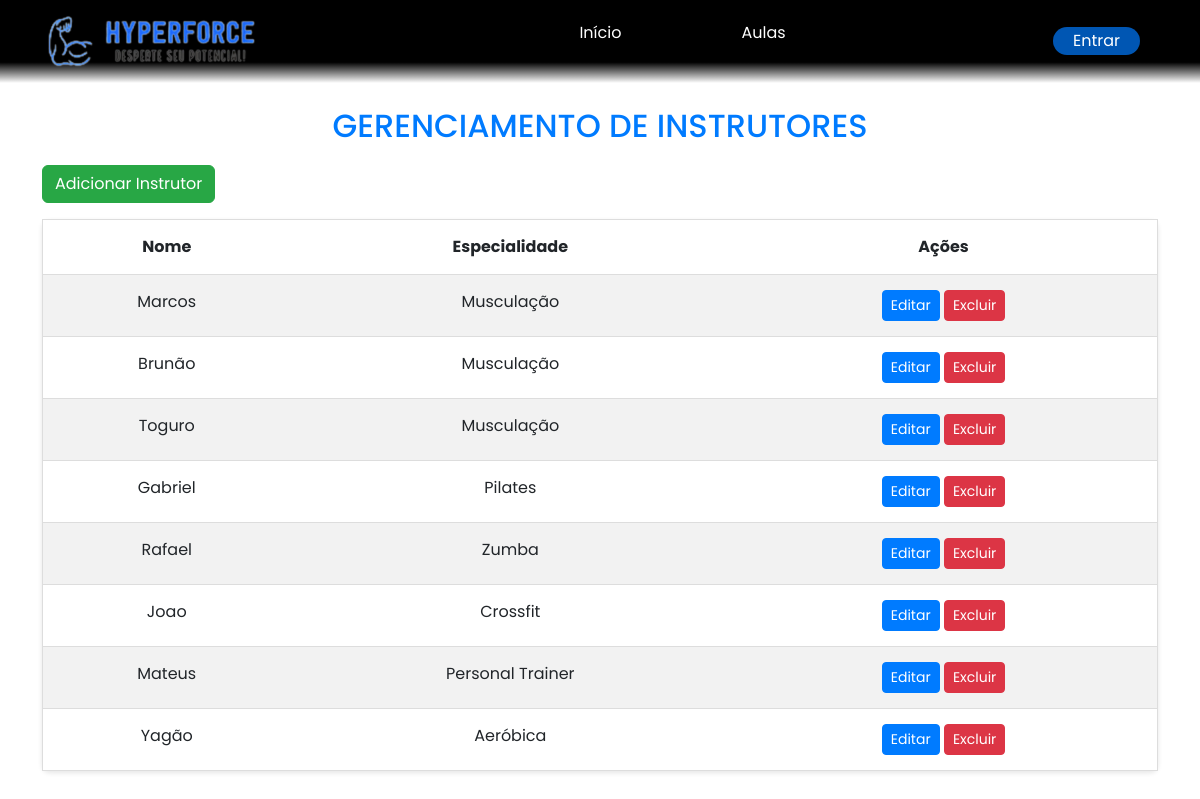
/php/instrutor.php, run on the app's committed database.
### tables this page shows
CREATE TABLE `instrutor` (
  `instrutor_cod` int(11) NOT NULL,
  `instrutor_nome` varchar(100) NOT NULL,
  `instrutor_email` varchar(255) NOT NULL,
  `instrutor_cpf` varchar(255) NOT NULL,
  `instrutor_endereco` varchar(255) NOT NULL,
  `instrutor_telefone` int(255) NOT NULL,
  `instrutor_nasc` date NOT NULL,
  `instrutor_senha` varchar(255) NOT NULL,
  `instrutor_especialidade` enum('Yoga','Musculação','Crossfit','Zumba','Aeróbica','Pilates','Personal Trainer') NOT NULL
);

### php/instrutor.php (the view, shortened to what this page needs)
<?php
include('config.php');
$sql = "SELECT * FROM instrutor";
$result = $conexao->query($sql);
?>
<!DOCTYPE html>
<html lang="pt-BR">
<head>
    <link rel="stylesheet" href="../css/instrutor.css">
    <link href="https://cdn.jsdelivr.net/npm/bootstrap@5.3.0-alpha1/dist/css/bootstrap.min.css" rel="stylesheet">
</head>
<header>
    <nav class="navbar">
        <a href="home.php"><img src="../img/logo_2.png" alt="" class="logo"></a>
        <ul>
            <li><a href="home.php">Início</a></li>
            <?php if (!isset($_SESSION['tipo_sessao'])): ?>
                <li><a href="aulas.php">Aulas</a></li>
            <?php endif; ?>
        </ul>
        <?php if (isset($_SESSION['nome_sessao'])): ?>
            <div class="usuario">
                <a href="#" id="nome_usuario">Olá, <?= htmlspecialchars($_SESSION['nome_sessao']) ?></a>
                <img id="logout" src="../img/logout.png" alt="Sair">
            </div>
        <?php else: ?>
            <a href="login.php" id="entrar">Entrar</a>
        <?php endif; ?>
    </nav>
</header>
<body>
    <div class="container mt-4">
        <h2 class="text-center">GERENCIAMENTO DE INSTRUTORES</h2>
        <button class="btn btn-success mb-3" data-bs-toggle="modal" data-bs-target="#modalAdicionarInstrutor">Adicionar Instrutor</button>
        <table class="table table-striped">
            <thead>
                <tr>
                    <th>Nome</th>
                    <th>Especialidade</th>
                    <th>Ações</th>
                </tr>
            </thead>
            <tbody>
                <?php while ($row = $result->fetch_assoc()) { ?>
                    <tr>
                        <td><?= htmlspecialchars($row['instrutor_nome']) ?></td>
                        <td><?= htmlspecialchars($row['instrutor_especialidade']) ?></td>
                        <td>
                            <button class="btn btn-primary btn-sm btn-editar"
                                data-id="<?= $row['instrutor_cod'] ?>"
                                data-nome="<?= htmlspecialchars($row['instrutor_nome']) ?>"
                                data-especialidade="<?= htmlspecialchars($row['instrutor_especialidade']) ?>"
                                data-bs-toggle="modal" data-bs-target="#modalEditarInstrutor">Editar</button>
                            <a href="excluir_instrutor.php?id=<?= $row['instrutor_cod'] ?>" class="btn btn-danger btn-sm" onclick="return confirm('Tem certeza que deseja excluir?')">Excluir</a>
                        </td>
                    </tr>
                <?php
                } ?>
            </tbody>
        </table>
    </div>
</body>
</html>

### css/instrutor.css (style rules this page uses)
* { margin: 0; padding: 0; box-sizing: border-box; font-family: 'Poppins'; scroll-behavior: smooth; }
.navbar { display: flex; justify-content: space-between; align-items: center; background: linear-gradient(180deg, black, black, black, black, rgba(0, 0, 0, 0)); position: absolute; z-index: 1; color: #fff; padding: 15px; width: 100%; }
.navbar .logo { max-width: 250px; margin-left: 30px; }
.navbar ul { display: flex; }
.navbar ul li { margin-right: 60px; margin-left: 60px; list-style: none; }
.navbar ul li a { color: white; text-decoration: none; transition: 0.2s ease-in-out; }
.navbar #entrar { color: white; text-decoration: none; padding: 2px 20px; background-color: #0056b3; border-radius: 20px; margin-right: 60px; }
.table { border-radius: 8px; border: 1px solid #ddd; box-shadow: 0 2px 5px rgba(0, 0, 0, 0.1); }
.table th, .table td { text-align: center; padding: 15px; }
.table-striped tbody tr:nth-child(odd) { background-color: #f9f9f9; }
.btn { transition: background-color 0.3s ease; }
.btn-success { background-color: #28a745; border-color: #28a745; }
.btn-primary { background-color: #007bff; border-color: #007bff; }
.btn-danger { background-color: #dc3545; border-color: #dc3545; }

### php/instrutor.php (style rules this page uses)
h2 { color: #007bff; margin-bottom: 20px; }
.table { border-radius: 8px; border: 1px solid #ddd; box-shadow: 0 2px 5px rgba(0, 0, 0, 0.1); }
.table th, .table td { text-align: center; padding: 15px; }
.table-striped tbody tr:nth-child(odd) { background-color: #f9f9f9; }
.btn { transition: background-color 0.3s ease; }
.btn-success { background-color: #28a745; border-color: #28a745; }
.btn-primary { background-color: #007bff; border-color: #007bff; }
.btn-danger { background-color: #dc3545; border-color: #dc3545; }

### data on the page
instrutor: instrutor_nome "Marcos", instrutor_especialidade "Musculação"
instrutor: instrutor_nome "Brunão", instrutor_especialidade "Musculação"
instrutor: instrutor_nome "Toguro", instrutor_especialidade "Musculação"
instrutor: instrutor_nome "Gabriel", instrutor_especialidade "Pilates"
instrutor: instrutor_nome "Rafael", instrutor_especialidade "Zumba"
instrutor: instrutor_nome "Joao", instrutor_especialidade "Crossfit"
instrutor: instrutor_nome "Mateus", instrutor_especialidade "Personal Trainer"
instrutor: instrutor_nome "Yagão", instrutor_especialidade "Aeróbica"
